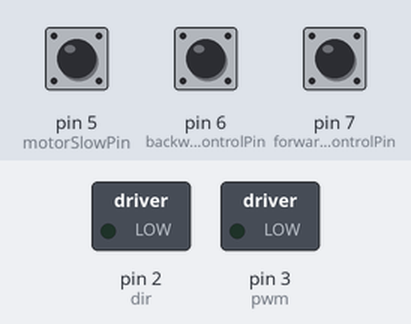
Recording of a sketch running on a simulated Arduino Uno, built with avr-gcc and run on an emulated ATmega328P. Parts: switched loads named in the sketch (green lamp = pin HIGH). Dashed ring = blinking. Inputs (shaded band) come from the test bench; at power-on: pin 6 (backwardControlPin) HIGH, pin 7 (forwardControlPin) HIGH, pin 5 (motorSlowPin) HIGH.

Above: at 2.8 s.
2.9 s: pin 6 (backwardControlPin) pulled LOW for 1.2 s
At 3.1 s:
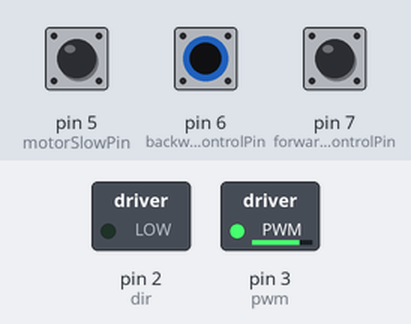
5.7 s: pin 7 (forwardControlPin) pulled LOW for 3.2 s
At 9.6 s:
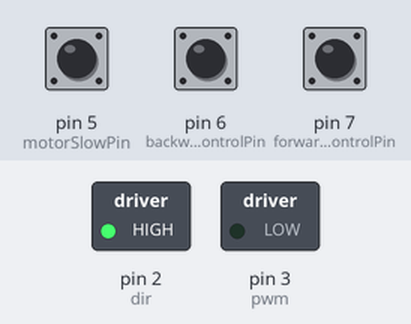
10.4 s: pin 6 (backwardControlPin) pulled LOW for 3.2 s
At 14.6 s:
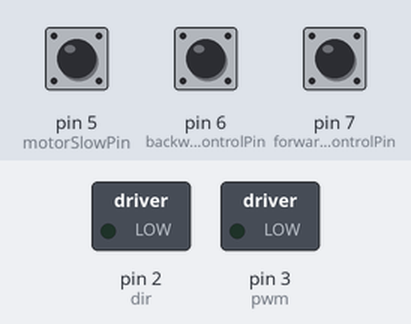
15.1 s: pin 7 (forwardControlPin) pulled LOW for 1.2 s
At 16.1 s:
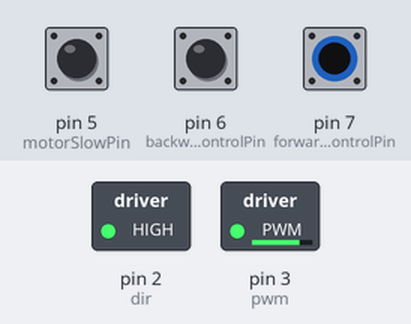
Timing chart, 0 to 18.1 s (numbered marks = the images above; inputs shaded):
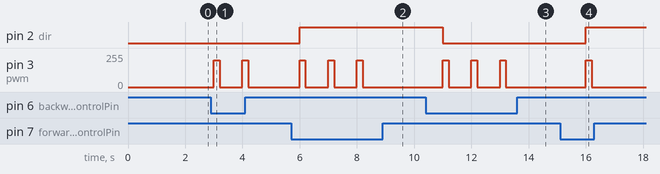

The sketch:

MotorController.ino
```cpp
const int pwm = 3;  // PWM control for motor outputs 1 and 2
const int dir = 2;  // direction control for motor outputs 1 and 2
const int motorSlowPin = 5,
  forwardControlPin = 7,
  backwardControlPin = 6;

const int slowSpeed = 200, // in [0,1000]
  fastSpeed = 1000; // in [0, 1000]

uint8_t motorSpeed = 200; // in [0,255]

void setup()
{
  pinMode(forwardControlPin, INPUT_PULLUP);
  pinMode(backwardControlPin, INPUT_PULLUP);
  pinMode(motorSlowPin, INPUT_PULLUP);

  // set control pins to be outputs
  pinMode(pwm, OUTPUT);
  pinMode(dir, OUTPUT);
}

void loop()
{
  unsigned long lastMillis = 0;
  while (true) {
    unsigned long currentMillis = millis();
    if (currentMillis < lastMillis) {
      lastMillis = currentMillis;
      continue;
    }
    lastMillis = currentMillis;

    bool fwd = digitalRead(forwardControlPin) == HIGH;
    bool bwd = digitalRead(backwardControlPin) == HIGH;
    bool slow = digitalRead(motorSlowPin) == HIGH;

    if (fwd && !bwd) {
      // forward
      digitalWrite(dir, LOW);
      analogWrite(pwm, motorSpeed);
    }
    else if (bwd && !fwd) {
      // backward
      digitalWrite(dir, HIGH);
      analogWrite(pwm, motorSpeed);
    }
    else {
      // neutral
      analogWrite(pwm, 0);
    }

    // turn motor only for a certain period of time
    int onDelay = slow ? slowSpeed : fastSpeed;
    delay(onDelay);
    if (onDelay < 1000) {
      analogWrite(pwm, 0);
      delay(1000-onDelay);
    }
  }
}
```

Measured:
- after the input at 2.9 s, pin 3 (pwm): alternates 200/255 for 0.20 s and 0/255 for 0.80 s, 4 changes in all, then stays 0/255, starting after 0.10 s
- after the input at 5.7 s, pin 2 (dir): LOW → HIGH after 0.30 s; pin 3 (pwm): alternates 200/255 for 0.20 s and 0/255 for 0.80 s, 6 changes in all, then stays 0/255, starting after 0.30 s
- after the input at 10.4 s, pin 2 (dir): HIGH → LOW after 0.60 s; pin 3 (pwm): alternates 200/255 for 0.20 s and 0/255 for 0.80 s, 6 changes in all, then stays 0/255, starting after 0.60 s
- after the input at 15.1 s, pin 2 (dir): LOW → HIGH after 0.90 s; pin 3 (pwm): 0/255 → 200/255 after 0.90 s, → 0/255 0.20 s later
